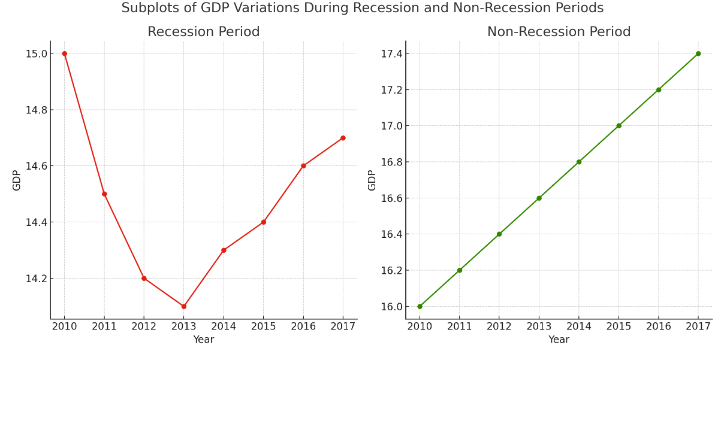

Python code for this plot:
# Sample data for GDP variations during recession and non-recession periods
years = [2010, 2011, 2012, 2013, 2014, 2015, 2016, 2017]
gdp_recession = [15, 14.5, 14.2, 14.1, 14.3, 14.4, 14.6, 14.7]
gdp_non_recession = [16, 16.2, 16.4, 16.6, 16.8, 17, 17.2, 17.4]

# Create subplots
fig, ax = plt.subplots(1, 2, figsize=(12, 6))

# Recession subplot
ax[0].plot(years, gdp_recession, marker='o', color='r')
ax[0].set_title('Recession Period')
ax[0].set_xlabel('Year')
ax[0].set_ylabel('GDP')

# Non-recession subplot
ax[1].plot(years, gdp_non_recession, marker='o', color='g')
ax[1].set_title('Non-Recession Period')
ax[1].set_xlabel('Year')
ax[1].set_ylabel('GDP')

# Show the plot
plt.suptitle('Subplots of GDP Variations During Recession and Non-Recession Periods', fontsize=16)
plt.tight_layout()
plt.show()
